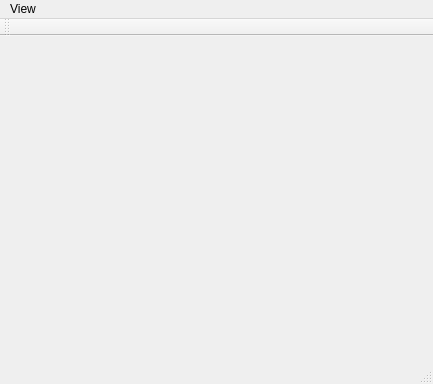
<?xml version="1.0" encoding="UTF-8"?>
<ui version="4.0">
 <class>MainWindow</class>
 <widget class="QMainWindow" name="MainWindow">
  <property name="geometry">
   <rect>
    <x>0</x>
    <y>0</y>
    <width>433</width>
    <height>384</height>
   </rect>
  </property>
  <property name="windowTitle">
   <string>Mesh Viewer</string>
  </property>
  <widget class="QWidget" name="centralWidget"/>
  <widget class="QMenuBar" name="menuBar">
   <property name="geometry">
    <rect>
     <x>0</x>
     <y>0</y>
     <width>433</width>
     <height>25</height>
    </rect>
   </property>
   <widget class="QMenu" name="menuView">
    <property name="title">
     <string>View</string>
    </property>
    <addaction name="actionTriangulation"/>
    <addaction name="actionWireframe"/>
   </widget>
   <addaction name="menuView"/>
  </widget>
  <widget class="QToolBar" name="mainToolBar">
   <attribute name="toolBarArea">
    <enum>TopToolBarArea</enum>
   </attribute>
   <attribute name="toolBarBreak">
    <bool>false</bool>
   </attribute>
  </widget>
  <widget class="QStatusBar" name="statusBar"/>
  <action name="actionTriangulation">
   <property name="text">
    <string>Triangulation</string>
   </property>
  </action>
  <action name="actionWireframe">
   <property name="text">
    <string>Wireframe</string>
   </property>
  </action>
 </widget>
 <layoutdefault spacing="6" margin="11"/>
 <resources/>
 <connections/>
</ui>
